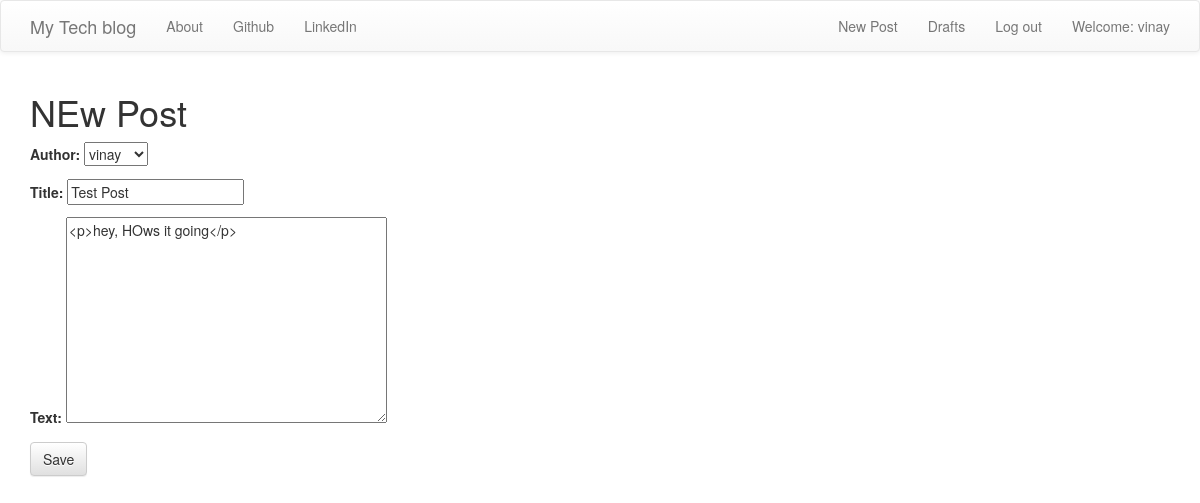
Screenshot of /post/3/edit/ (signed in) with the database file from the repository.
### blog/models.py (models this page shows, shortened)
class Post(models.Model):
    author = models.ForeignKey('auth.User')
    title = models.CharField(max_length=200)
    text = models.TextField()
    created_date = models.DateTimeField(default=timezone.now)
    published_date = models.DateTimeField(blank=True, null=True)

### blog/views.py (the view)
# urls.py: url(r'^post/(?P<pk>\d+)/edit/$', views.PostUpdateView.as_view(), name='post_edit'),
class PostUpdateView(LoginRequiredMixin,UpdateView):
    login_url = '/login/'
    redirect_field_name = 'blog/post_detail.html'
    form_class = PostForm
    model = Post

### blog/forms.py
class PostForm(forms.ModelForm):
    class Meta:
        model = Post
        fields = ('author','title', 'text',)
        widgets = {
            'title': forms.TextInput(attrs={'class': 'textinputclass'}),
            'text': forms.Textarea(attrs={'class': 'editable medium-editor-textarea postcontent'}),
        }

### blog/templates/blog/post_form.html (shortened to what this page needs)
{%extends "blog/base.html"%}
{%block content%}
<h1>NEw Post</h1>
<form method="POST">
    {{form.as_p}}
    <button type="submit" name="button" class="btn btn-default">Save</button>
</form>
{%endblock%}

### blog/templates/blog/base.html (shortened to what this page needs)
<!DOCTYPE html>
{% load staticfiles %}
<html>
    <head>
        <link rel="stylesheet" href="https://maxcdn.bootstrapcdn.com/bootstrap/3.3.7/css/bootstrap.min.css">
        <link rel="stylesheet" href="https://maxcdn.bootstrapcdn.com/bootstrap/3.3.7/css/bootstrap-theme.min.css">
        <link rel="stylesheet" href="//cdn.jsdelivr.net/medium-editor/latest/css/medium-editor.min.css" type="text/css" media="screen" charset="utf-8">
        <link rel="stylesheet" href="{% static 'css/blog.css' %}">
<body class='loader'>
  <nav class="navbar navbar-default techfont custom-navbar">
    <div class="container">
      <ul class="nav navbar-nav">
        <li><a class='navbar-brand bigbrand' href="{% url 'post_list' %}">My Tech blog</a></li>
        <li><a href="{% url 'about'%}">About</a></li>
        <li><a href="https://www.github.com">Github</a></li>
        <li><a href="https://www.linkedin.com">LinkedIn</a></li>
      </ul>
      <ul class="nav navbar-nav navbar-right">
        {% if user.is_authenticated %}
        <li>
          <a href="{% url 'post_new' %}" >New Post</a>
        </li>
        <li>
          <a href="{% url 'post_draft_list' %}">Drafts</a>
        </li>
        <li>
          <a href="{% url 'logout' %}" >Log out</a>
        </li>
        <li>
          <a >Welcome: {{ user.username }}</a>
        </li>
          {% else %}
          <li><a class='nav navbar-right' href="{% url 'signup' %}" >signup</a></li>
          <li><a class='nav navbar-right' href="{% url 'login' %}" ><span class="glyphicon glyphicon-user"></span></a></li>
        {% endif %}
      </ul>
  </div>
</nav>
        <div class="content container">
            <div class="row">
                <div class="col-md-8">
                  <div class="blog_posts">
                    {% block content %}
                    {% endblock %}
                  </div>
                </div>
            </div>
        </div>
</body>
</html>

### blog/static/css/blog.css (style rules this page uses)
.loader { filter:hue-rotate(0deg); color:linear-gradient(45deg,#0f8,#08f); animation:hue 10000ms infinite linear; }

### rows the page displays
Post: author "vinay", title "Test Post", text "<p>hey, HOws it going</p>"

### other values shown
{{ user.username }} "vinay"
